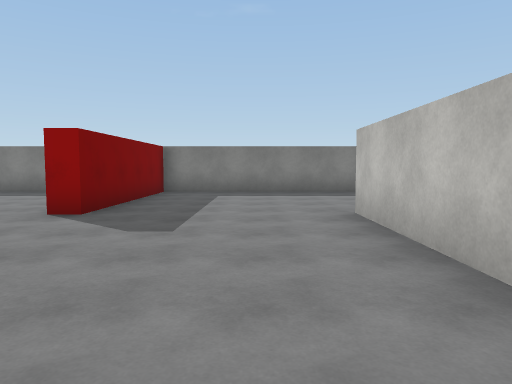
view 1 (above)

24 first-person views from a walk through a scene from a Unity 3-D project. The camera is 1.4 m above the floor, tilts 4° down and sees 70° across. The floor is counted in squares, 2 m on a side. Each view is taken from the middle of a square. On the plan, view 1 faces up. The plan holds only what a view shows up to about 11 squares ahead; the rest is blank. The place goes on beyond the plan. The player character is not drawn. Surface patterns are stand-ins for the level's own textures.

view 2
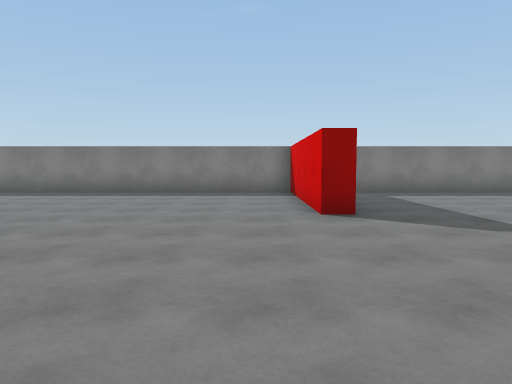

view 3
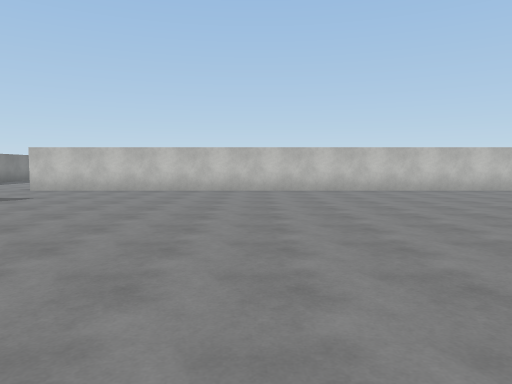

view 4
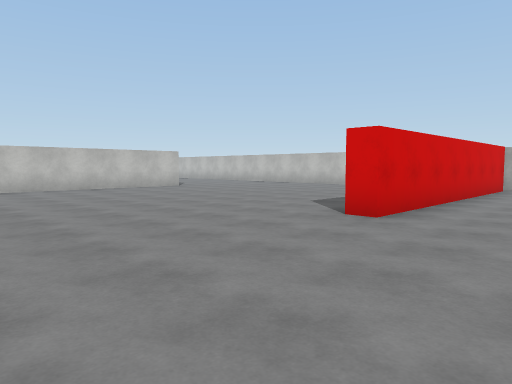

view 5
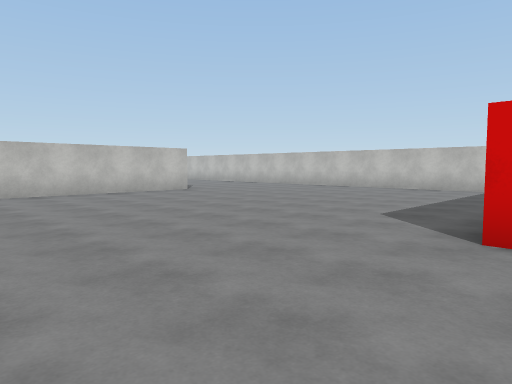

view 6
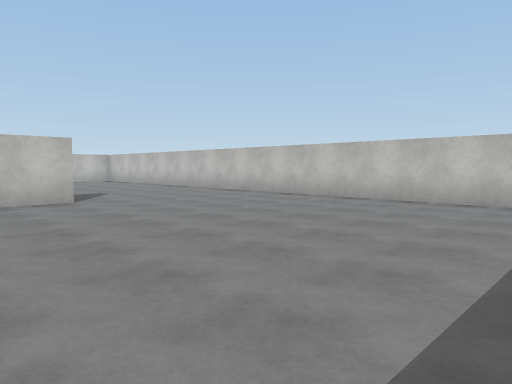

view 7
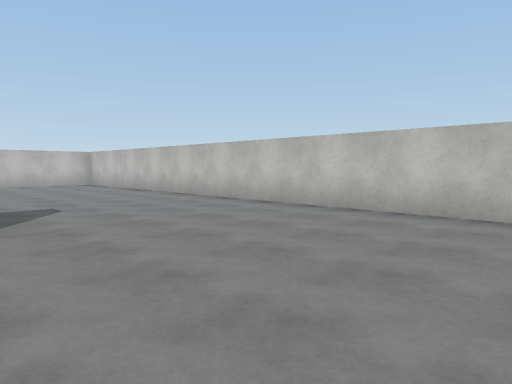

view 8
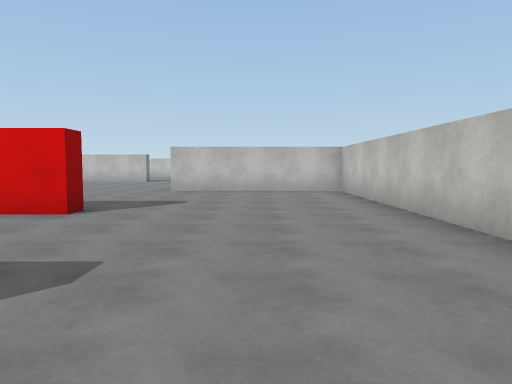

view 9
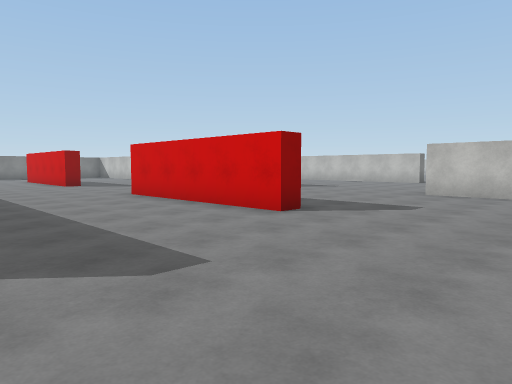

view 10
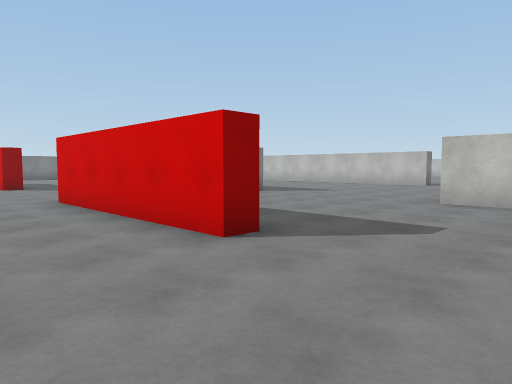

view 11
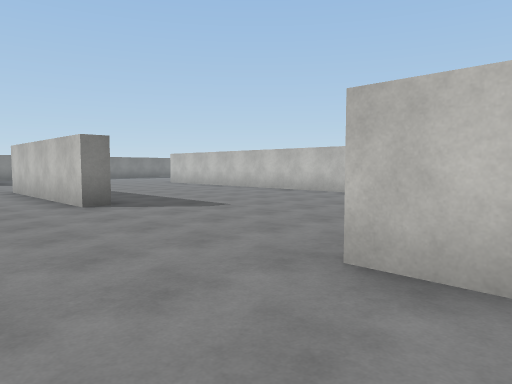

view 12
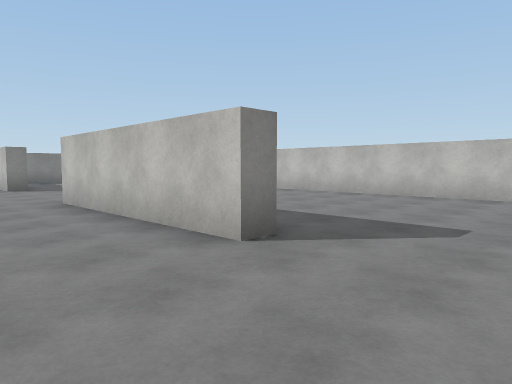

view 13
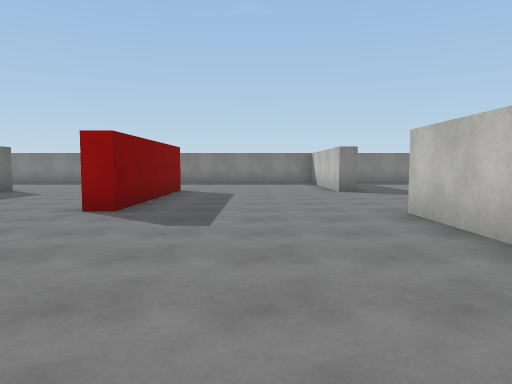

view 14
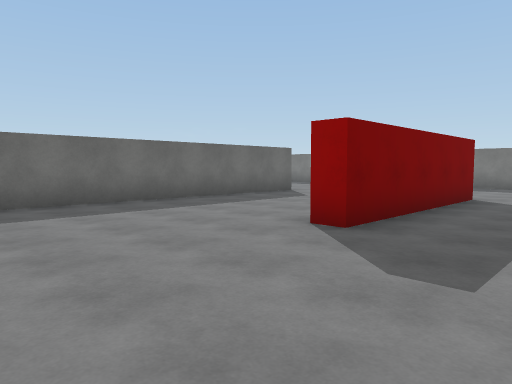

view 15
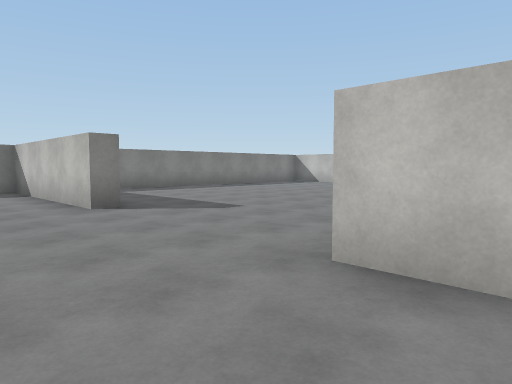

view 16
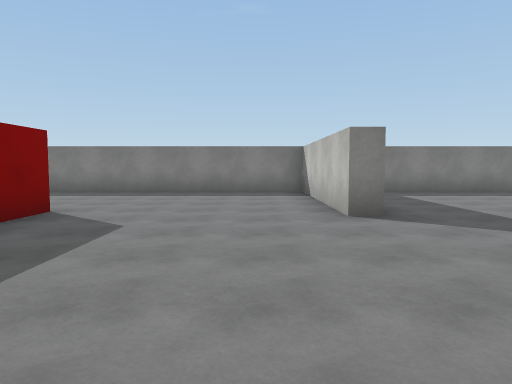

view 17
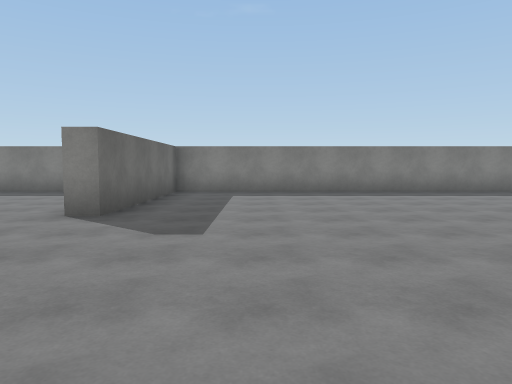

view 18
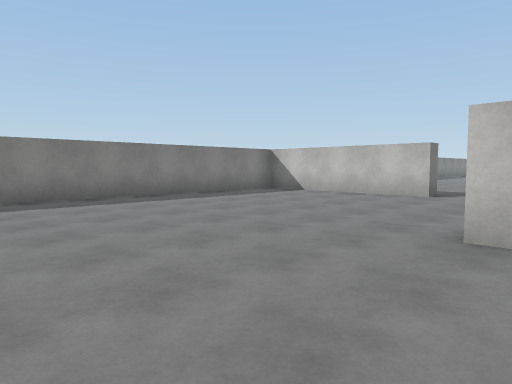

view 19
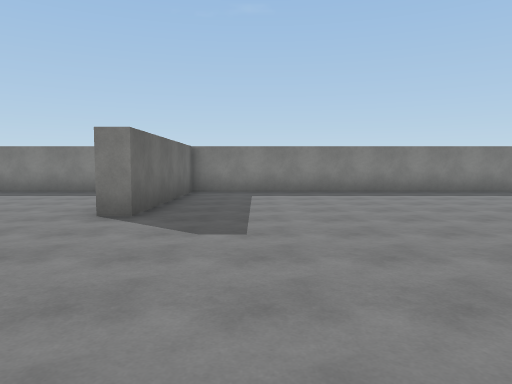

view 20
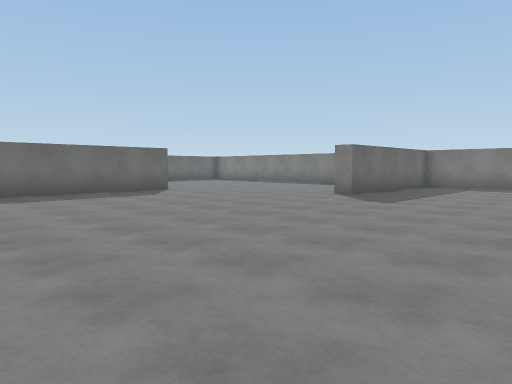

view 21
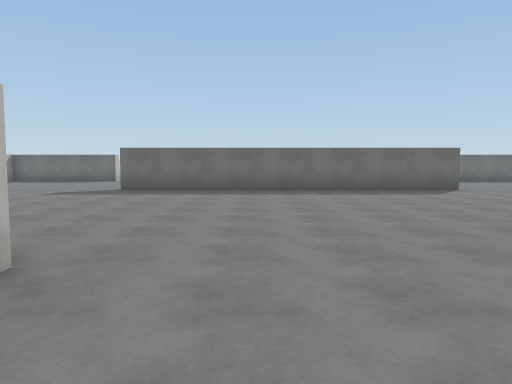

view 22
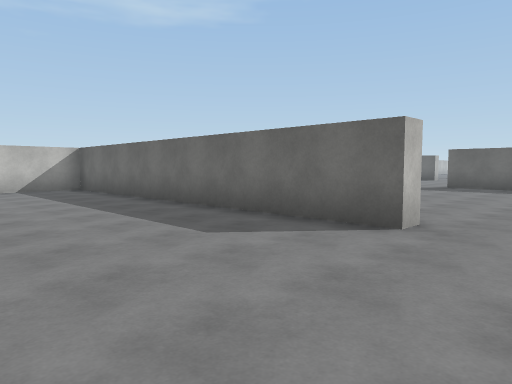

view 23
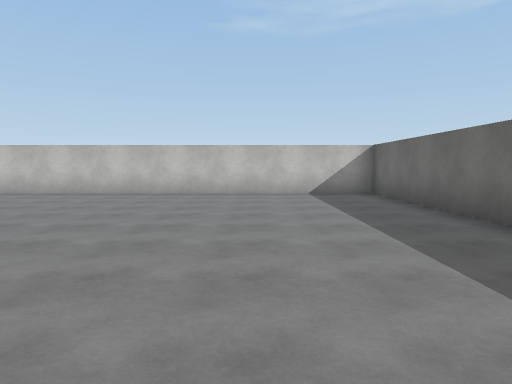

view 24
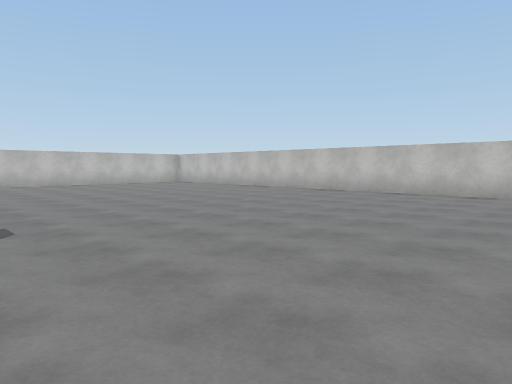

### Floor plan
Points are (right, up) in squares from view 1. A wall is a line through its corners. A room is listed if a view was taken in it or the views show most of it. See-through windows are left out.
Room 1 (views 1, 2, 3, 4, 5, 6, 7, 8, 9, 10, 11)
walls: (1.5, -9.6) (1.5, 5.5); (6.9, -9.3) (6.3, -9.3) (6.3, -4.2); (-5.5, -14.4) (11.3, -14.4) (11.3, -9.5); (-7.7, -14.2) (-7.7, -6.7) (-7.1, -6.7); (0.5, 10.1) (-2.5, 10.1) (-2.5, 5.3) (-3, 5.3) (-3, 10.1) (-10.5, 10.1)
ways out: opening at (0.2, 7.5) to room 2; opening at (4.5, -4) to room 2; opening at (9.5, -9) to room 2
Room 2 (views 12, 13, 14, 15, 16, 17, 18, 19, 20, 21, 22, 23, 24)
walls: (17.7, -5.8) (17.7, -0.1); (18.2, 3.1) (18.2, -7); (26.5, -4.7) (27, -4.7) (27, -14.4) (36.5, -14.4); (11.9, -4.5) (11.3, -4.5) (11.3, 0.5); (21.6, 10.1) (11.8, 10.1) (11.8, 5.1) (11.3, 5.1) (11.3, 10.1) (0.5, 10.1); (6.8, 5.8) (6.8, 0.7) (6.3, 0.7) (6.3, 1.1); (32.1, 10.1) (23.3, 10.1) (23.3, 5.1) (22.8, 5.1) (22.8, 8.9); (2, 5.5) (2, -1.9)
ways out: opening at (0.2, 7.5) to room 1; opening at (4.5, -4) to room 1; opening at (9.5, -9) to room 1

Where each view was taken, in squares from view 1:
view 1: 0 up, 0 right, facing up
view 2: 0 up, 4 left, facing up
view 3: 1 down, 9 left, facing right
view 4: 2 down, 10 left, facing down-right
view 5: 3 down, 8 left, facing down-right
view 6: 7 down, 6 left, facing down-right
view 7: 9 down, 3 left, facing down-right
view 8: 12 down, 1 right, facing right
view 9: 13 down, 2 right, facing up-right
view 10: 12 down, 4 right, facing up-right
view 11: 11 down, 9 right, facing up-right
view 12: 7 down, 9 right, facing up-right
view 13: 5 down, 9 right, facing up
view 14: 3 down, 9 right, facing up-left
view 15: 1 down, 9 right, facing up-right
view 16: 0 up, 10 right, facing up
view 17: 0 up, 14 right, facing up
view 18: 2 up, 14 right, facing up-right
view 19: 0 up, 25 right, facing up
view 20: 3 down, 28 right, facing up-left
view 21: 3 down, 29 right, facing left
view 22: 3 down, 31 right, facing down-left
view 23: 5 down, 30 right, facing down
view 24: 5 down, 30 right, facing down-right
